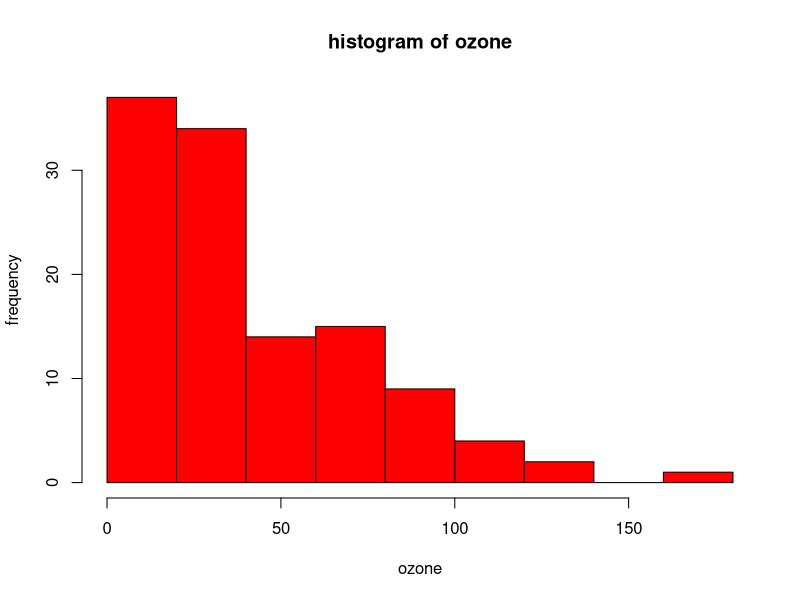
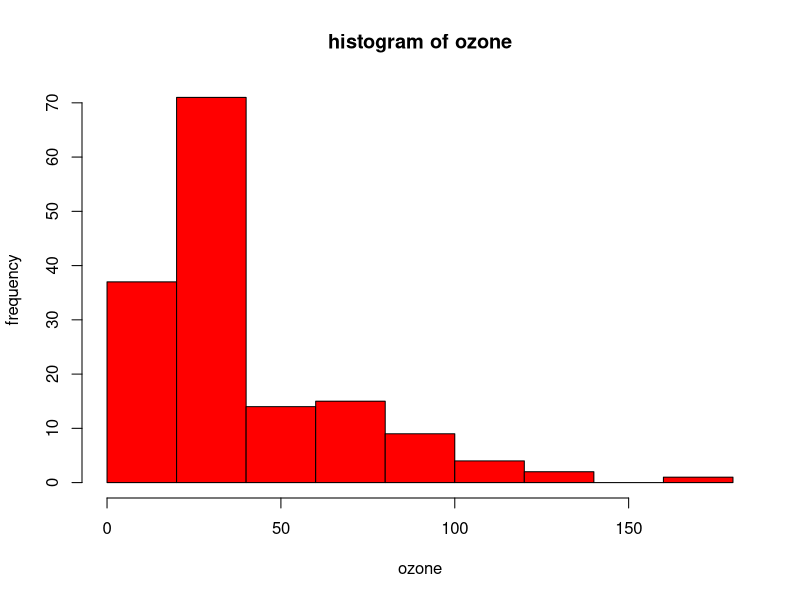
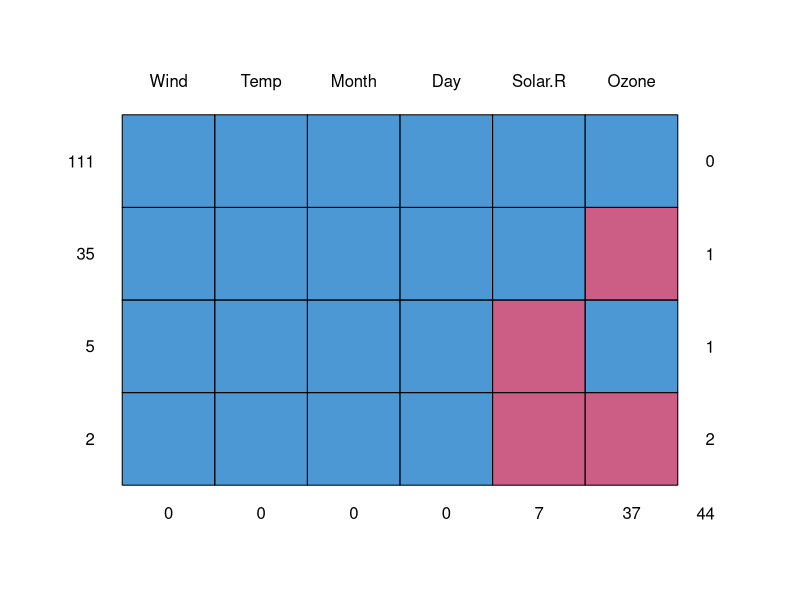
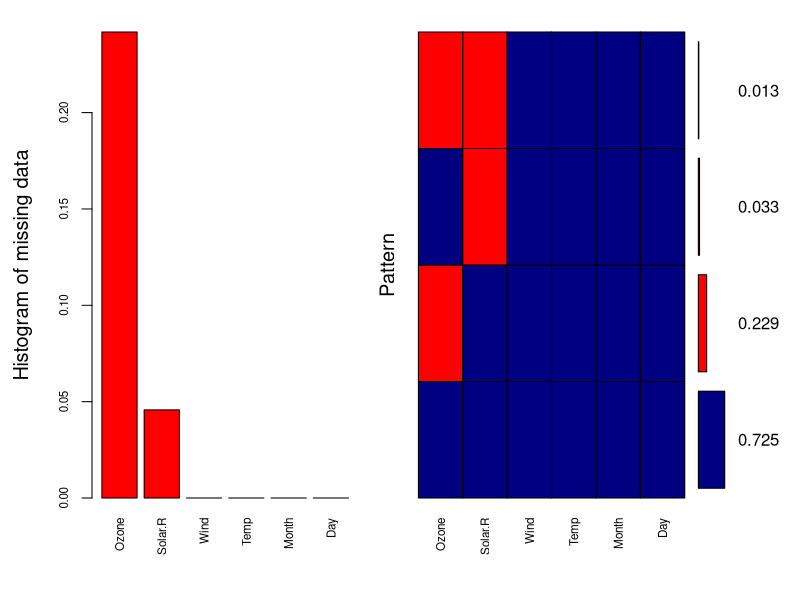

The R source for these figures, in order: (Note: this script raises an error after producing the figures.)
#Assignment11.1_Session11

#Problem 1
#1. Use the given link and locate the bank marketing dataset. Data Set Link
#Perform the below operations:
# a. Create a visual for representing missing values in the dataset.
# b. Show a distribution of clients based on a Job.
# c. Check whether is there any relation between Job and Marital Status?
# d. Check whether is there any association between Job and Education?

#a
#****NOTE****
#I'm using dataset airquality to create a visual for representing missing values in the dataset
newair = airquality

dim(newair)
str(newair)
summary(newair)
#before imputing
hist(newair$Ozone ,xlab = "ozone", ylab = "frequency",main="histogram of ozone",col="red")

median(newair$Ozone)
median(newair$Ozone,na.rm = T)

#imputed my median
newair$Ozone[is.na(newair$Ozone)]<- median(newair$Ozone,na.rm = T)

#check summary after done with imputing
summary(newair)
newair$Ozone

#visualize after imputing the variable ozone with the median
#lets visualize through histogram

#after imputing
hist(newair$Ozone ,xlab = "ozone", ylab = "frequency",main="histogram of ozone",col="red")

#with mice package
#The mice package provides a nice function md.pattern() to get a better 
#understanding of the pattern of missing data
#using dataset airquality
library(mice)
md.pattern(airquality)

#using the VIM package as follows
#we can visualize like this too

library(VIM)
aggr_plot <- aggr(airquality, col=c('navyblue','red'), numbers=TRUE, sortVars=TRUE, labels=names(airquality), cex.axis=.7, gap=3, ylab=c("Histogram of missing data","Pattern"))

#The plot helps us understanding that almost 73% of the samples are not missing any information, 
#22% are missing the Ozone value, and the remaining ones show other missing patterns. 
#Through this approach the situation looks a bit clearer in my opinion.


#b
#****NOTE****
#since in dataset I'm unable to find variable clients therefore i am using
#another variable say age for 
#showing you distribution of a age based on job 

#Set a different color for each group
library(ggplot2)
ggplot(bank.additional, aes(x=job, y=age, fill=job)) + 
  geom_boxplot(alpha=0.3) +
  theme(legend.position="none")+
  ggtitle("Distribution of age based on a Job")


#c
#we are using Chi-Square Test for checking relation as both job and marital status are categorical variables
#so first defining the null hypothesis
#Ho: There is no relation between job and marital status
#Ha: There is relation between job and marital status

chisq.test(bank.additional$job ,bank.additional$marital)
#now as we can see p value is nearly 0 or less which is henceforth less than 0.05 
#p value<0.05 hence we will reject the null hypo and accept the alternative hypothesis
#which says that There is relation between job and marital status

#also another way to check relation and more example
#by
#Pearson correlation test
#i'm using variable job and education in this
#Correlation test between job and education variables:

newbank = bank.additional
newbank$job <-as.numeric(newbank$job)
newbank$education <-as.numeric(newbank$education)

result <- cor.test(newbank$job, newbank$education, method = "pearson")
result

#In the result above :
#t is the t-test statistic value (t = 8.7235),
#df is the degrees of freedom (df= 4117),
#p-value is the significance level of the t-test (p-value nearly 0).
#conf.int is the confidence interval of the correlation coefficient at 95% (conf.int = [0.1046068, 0.1645802]);
#sample estimates is the correlation coefficient (Cor.coeff = 0.1347169).

#The p-value of the test is nearly 0, which is less than the significance level alpha = 0.05. 
#We can conclude that job and education are significantly correlated with a correlation coefficient of 0.1347169 and p-value of 2.210^{-16} 


#d
#we are using Chi-Square Test for checking association as both job and education are categorical variables
#hence Chi-Square Test for checking association
#so first defining the null hypothesis
#Ho: There is no association between job and education
#Ha: There is association between job and education

chisq.test(bank.additional$job ,bank.additional$education)
#now as we can see p value is nearly 0 or less which is henceforth less than 0.05 
#p value<0.05 hence we will reject the null hypo and accept the alternative hypothesis
#which says that There is association between job and education
